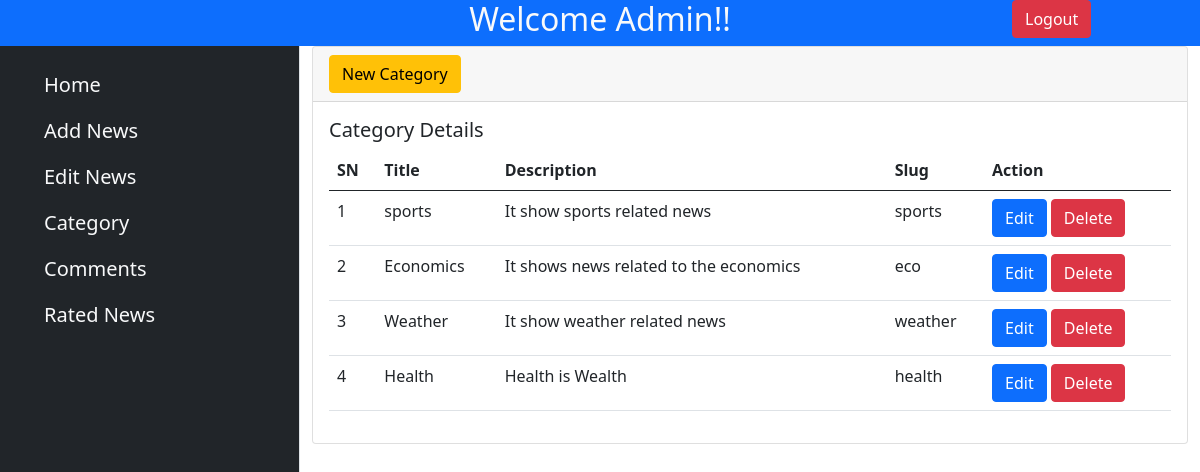
The app's page /admin/category.php (signed in) with its own data.
### tables this page shows
CREATE TABLE `category` (
  `cat_id` int(11) NOT NULL,
  `name` varchar(50) NOT NULL,
  `description` varchar(100) NOT NULL,
  `slug` varchar(50) NOT NULL
);

### admin/category.php (the view, shortened to what this page needs)
<?php include('layout/header.php');
?>
 <div class="container-fluid">
     <div class="row">
      <?php
      include('layout/sidebar.php');
      ?>
         <div class="col-9">
            <div class="card">
                <div class="card-header"><button id="newCat" class="btn btn-warning" >New Category</button></div>
                <div class="card-body">
                    <h5 class="card-title">Category Details</h5>
                        <table class="table">
                            <thead>
                                 <tr>
                                    <th scope="col">SN</th>
                                    <th scope="col">Title</th>
                                    <th scope="col">Description</th>
                                    <th scope="col">Slug</th>
                                    <th scope="col">Action</th>
                                </tr>
                            </thead>
                            <tbody>
                            <?php
                                $conn=mysqli_connect('localhost','root','','project');
                                    $sql= "SELECT * FROM category" ;
                                    $result= $conn->query($sql);
                                    $i=1;
                                    while($row=$result->fetch_assoc())
                                    {
                                        echo "<tr><td>".$i++."</td>";
                                        echo "<td>".$row['name']."</td>";
                                        echo "<td>".$row['description']."</td>";
                                        echo "<td>".$row['slug']."</td>";
                                        echo "<td><button id='".$row['cat_id']."'class=' edit btn btn-primary'>Edit</button>&nbsp";
                                        echo "<button id='".$row['cat_id']."'class=' delete btn btn-danger'>Delete</button></td></tr>";
                                    }
                            ?>
                            </tbody>
                        </table>
                 </div>
            </div>
        </div>
    </div>
</div>
</body>
</html>

### records on screen
category: name "sports", description "It show sports related news", slug "sports"
category: name "Economics", description "It shows news related to the economics", slug "eco"
category: name "Weather", description "It show weather related news", slug "weather"
category: name "Health", description "Health is Wealth", slug "health"
